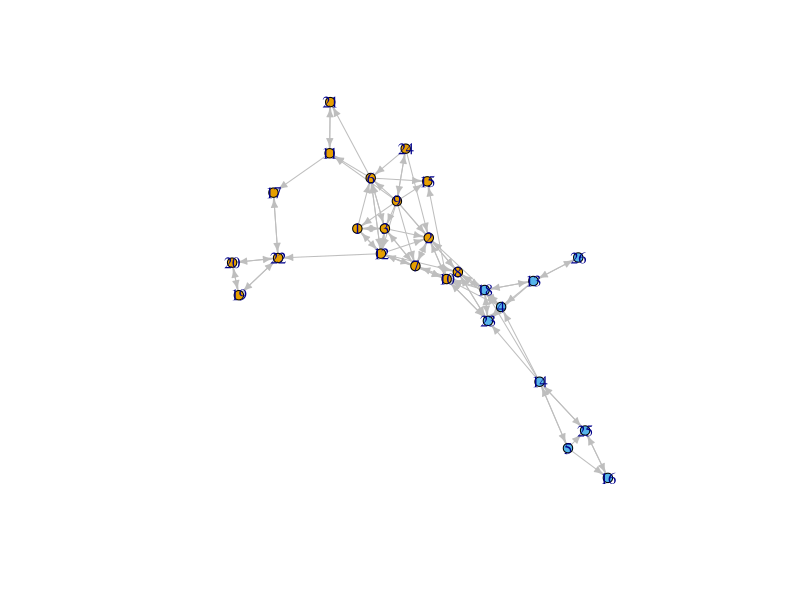

This chart was generated by the following R code:
# ------------------------------------------------------------------------------ |
# Simple R- script to demonstrate some principles of reproducible research for SaSR-08
# Rense Corten, Utrecht Universtity
# First version: 12-5-2025

# Knecht data, Wave V

# R version 4.4.0
# haven_2.5.4     igraph_2.1.1    lubridate_1.9.3 forcats_1.0.0   stringr_1.5.1   dplyr_1.1.4    
# purrr_1.0.2     readr_2.1.5     tidyr_1.3.1     tibble_3.2.1    ggplot2_3.5.1   tidyverse_2.0.0

# ------------------------------------------------------------------------------ |

# ------------------------------------------------------------------------------ |
# preliminaries
# ------------------------------------------------------------------------------ |

library(tidyverse) # for basic data handling
library(igraph) # for network analysis
library(haven) # for reading Stata files

set.seed(1234) # for reproducibility

# ------------------------------------------------------------------------------ |
# Data preparation
# ------------------------------------------------------------------------------ |

# Load data
PupilsWaveV <- read_dta(file = "PupilsWaveV.dta")

# keep only one class for demonstration purposes
class12b <- PupilsWaveV %>% 
  filter(schoolnr == "12b")  

# Create a network object

# Make an edgelist
elist <- class12b %>% 
  select(namenr, friend1:friend12) %>%   # select only the " best friends"  network
  pivot_longer(c(friend1:friend12)) %>% # make long
  filter(!is.na(value)) %>% # drop the missings
  rename(from ="namenr", to = "value", sourcevar= "name") %>% #just nice for interpretation
  relocate(to, .after=from) # move around the columns


# create the nodeslist

nodelist <- class12b %>% 
  select(namenr,sex, age) %>% 
  rename(name = "namenr")


classnet <- graph_from_data_frame(elist, vertices = nodelist)

# ------------------------------------------------------------------------------ |
# Analysis
# ------------------------------------------------------------------------------ |



# Plot the network
plot(classnet, 
     vertex.label = V(classnet)$name, # show the names
     vertex.size = 5,  
     vertex.color = V(classnet)$sex, # color vertices by gender
     edge.arrow.size = 0.5, 
     edge.color = "gray", 
     layout = layout_with_fr) # use Fruchterman-Reingold layout

